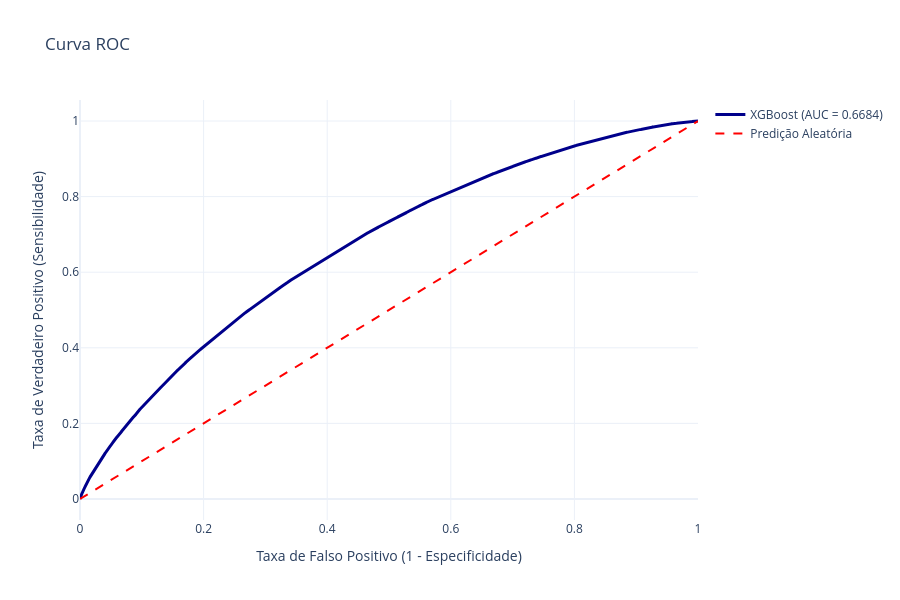

Write notebook code for a chart like this one.
### Code cell
y_probs_xgb = xgb_model.predict_proba(X_test)[:, 1]
plot_roc_curve(y_test, y_probs_xgb, 'Curva ROC')

### Figure 1 — Plotly figure (JSON) as saved in the notebook; plotly's stock layout.template omitted (floating-point values rounded to 4 significant figures; data arrays with more than 128 entries replaced by an {"elided": "..."} marker saying what was removed)
{"data": [{"line": {"color": "darkblue", "width": 3}, "mode": "lines", "name": "XGBoost (AUC = 0.6684)", "type": "scatter", "x": {"elided": "197719 float values"}, "y": {"elided": "197719 float values"}}, {"line": {"color": "red", "dash": "dash"}, "mode": "lines", "name": "Predição Aleatória", "type": "scatter", "x": [0, 1], "y": [0, 1]}], "layout": {"height": 600, "title": {"text": "Curva ROC"}, "xaxis": {"title": {"text": "Taxa de Falso Positivo (1 - Especificidade)"}}, "yaxis": {"title": {"text": "Taxa de Verdadeiro Positivo (Sensibilidade)"}}}}
